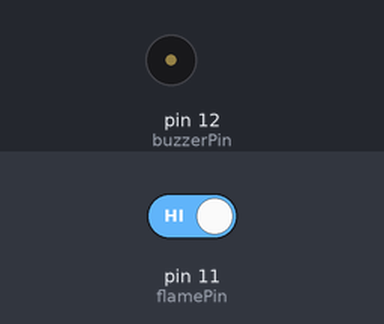
Recording of a sketch running on a simulated Arduino Uno, built with avr-gcc and run on an emulated ATmega328P. Parts: buzzer (waves = sounding, pin HIGH). The test bench sets the inputs (shaded band); at power-on: pin 11 (flamePin) HIGH.

Above: at 1.2 s.
1.3 s: pin 11 (flamePin) driven LOW
At 1.7 s:
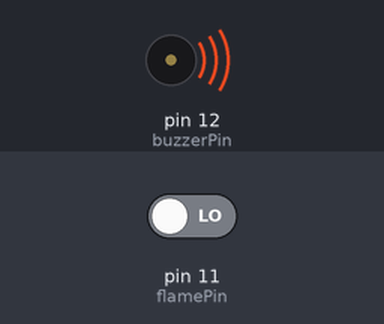
Timing chart, 0 to 4.3 s (numbered marks = the images above; inputs shaded):
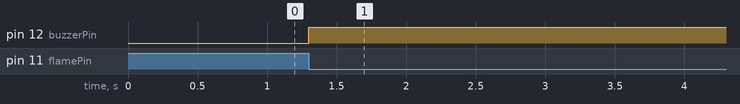

Measured:
- after the input at 1.3 s, pin 12 (buzzerPin): LOW → HIGH at once

The sketch:

Graduation_Project_2.ino
```cpp
//E-INNOVATORS
//fire alarm //

const int buzzerPin = 12; // دبوس خرج الصفارة
const int flamePin = 11; // دبوس إدخال مستشعر اللهب
int Flame = HIGH; // متغير لقراءة إشارة مستشعر اللهب
int duration = 5; // مدة تشغيل الصفارة بالثواني
unsigned long startTime; // وقت بدء تشغيل الصفارة

#include <Time.h> // تضمين مكتبة Time لاستخدام وظيفة millis()

void setup() {
  pinMode(buzzerPin, OUTPUT); // تعيين دبوس الصفارة كمخرج
  pinMode(flamePin, INPUT); // تعيين دبوس مستشعر اللهب كمدخل
  Serial.begin(9600); // إنشاء اتصال تسلسلي (اختياري)
}

void loop() {
  Flame = digitalRead(flamePin); // قراءة إشارة مستشعر اللهب
  if (Flame == LOW) { // إذا تم استشعار النار
    playAlarmForDuration(duration); // شغل الصفارة لـ 5 ثوانٍ
  } else {
    digitalWrite(buzzerPin, LOW); // أطفئ الصفارة
  }
}

void playAlarmForDuration(int duration) {
  startTime = millis(); // احفظ وقت بدء التشغيل
  digitalWrite(buzzerPin, HIGH); // شغل الصفارة
  while (millis() - startTime < duration * 1000) { // انتظر المدة المحددة
    // لا تفعل أي شيء
  }
  digitalWrite(buzzerPin, LOW); // أطفئ الصفارة
}
```
